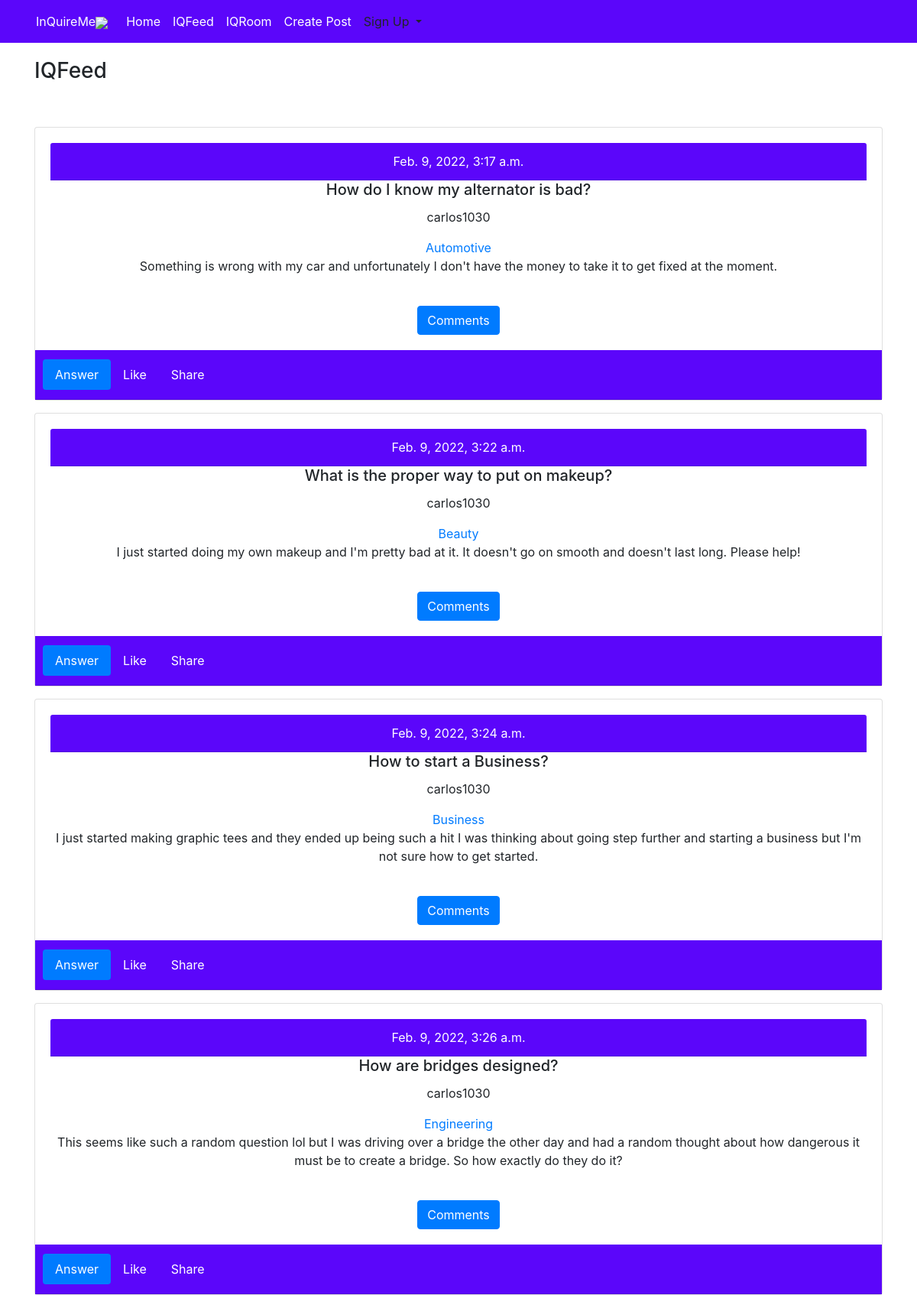
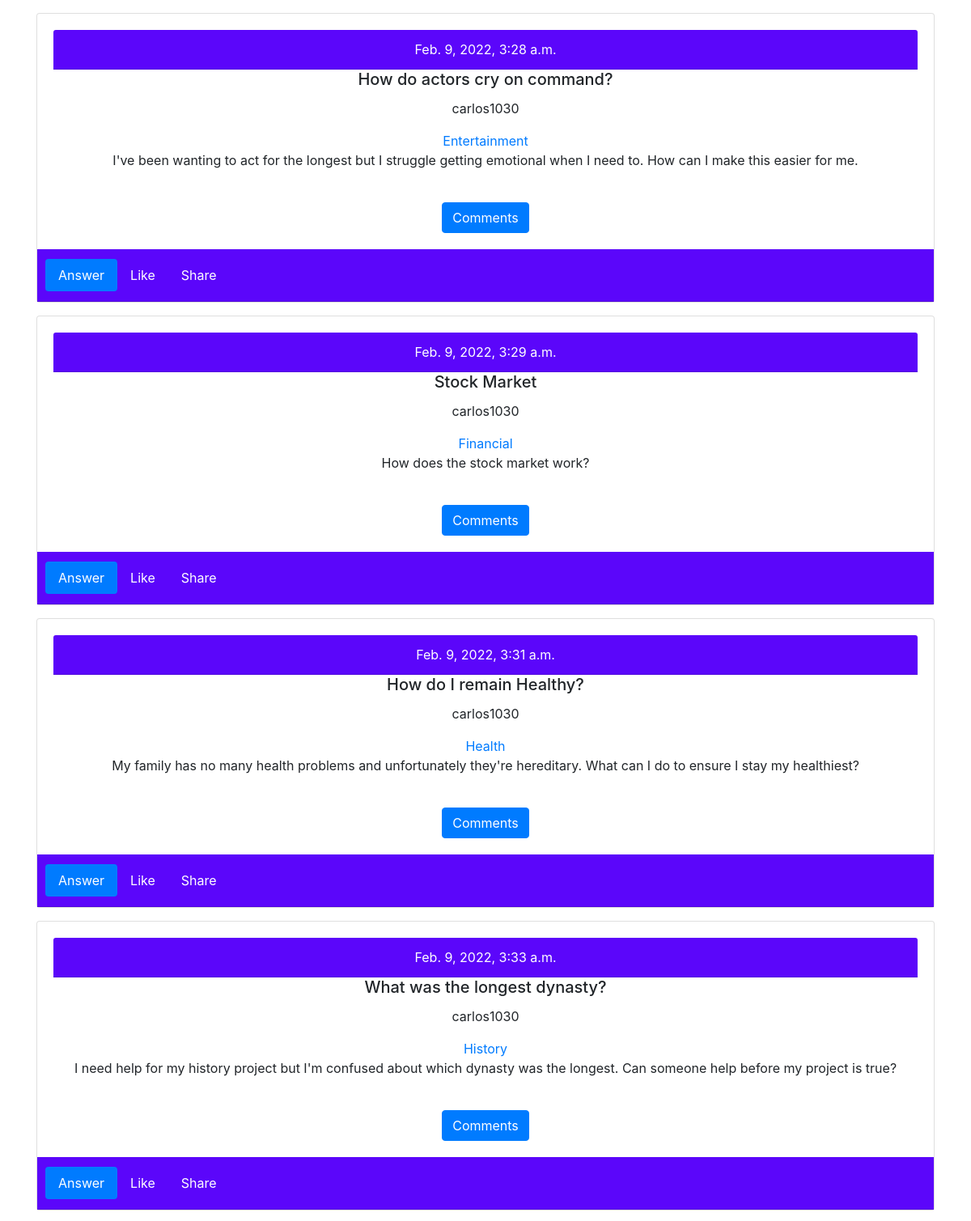
The page /iqfeed/ (upper part) on the database its author committed (2 pictures, top to bottom).
### inquire_me/models.py (models this page shows, shortened)
class Post(models.Model):
    title = models.CharField(max_length=200)
    body = models.TextField()
    created_at = models.DateTimeField(auto_now_add=True)
    username = models.ForeignKey(
        settings.AUTH_USER_MODEL, on_delete=models.CASCADE, default=1)
    categories = models.CharField(
        max_length=30, choices=CATEGORY_CHOICES, default='')
    likes = models.ManyToManyField(
        settings.AUTH_USER_MODEL, related_name='post_likes')

### accounts/models.py (models this page shows, shortened)
class User(AbstractUser):
    username = models.CharField(
        max_length=50, blank=True, null=True, unique=True)
    email = models.EmailField(verbose_name="email address", unique=True)
    birth_date = models.DateField(verbose_name="DOB", null=True, blank=True)
    categories_verified = models.CharField(
        max_length=30, choices=CATEGORY_CHOICES, default='')
    color_iqroom = models.CharField(
        max_length=6, choices=COLOR_CHOICES, default='green')
    is_active = models.BooleanField(default=True)
    flag = models.IntegerField(
        choices=((1, 'Standard Account'), (2, 'Pro Account')), default=1)
    USERNAME_FIELD = 'email'
    REQUIRED_FIELDS = ['username']
    objects = CustomUserManager()
    def __str__(self):
        return self.username

### accounts/views.py (the view)
# urls.py: path('iqfeed/', All_posts, name='feed'),
def All_posts(request):
    post_list = Post.objects.all()
    context = {
        'post_list': post_list,
    }
    return render(request, 'feed.html', context)

### templates/feed.html (shortened to what this page needs)
{% extends 'base.html' %}
{% block content %}
    <h3>IQFeed</h3>
    {% for post in post_list%}
    <div class="card text-center ">
        <div class="card-body">
          <p class="card-header">{{post.created_at}}</p>
          <h5 class="card-title">{{post.title}}</h5>
          <p>{{ post.username }}</p>
          <a href="{% url 'post_category' post.categories %}">{{ post.categories }}</a>
          <p class="card-text">{{post.body}}</p>
          <br>
          <a href="{% url 'detail' post.id %}" class="btn btn-primary">Comments</a>
        </div>
        <div class="card-header">
          <ul class="nav nav-pills card-header-pills">
            <li class="nav-item">
              <a class="nav-link active" href="{% url 'detail' post.id %}">Answer</a>
            </li>
            <li class="nav-item">
              <a class="nav-link" href="#">Like</a>
            </li>
            <li class="nav-item">
              <a class="nav-link ">Share</a>
            </li>
          </ul>
        </div>
      </div>
      {% endfor %}
{% endblock content %}

### templates/base.html (shortened to what this page needs)
{% load static %}
<!DOCTYPE html>
<html lang="en">
<head>
    <link href="https://cdn.jsdelivr.net/npm/bootstrap@5.1.3/dist/css/bootstrap.min.css"
    rel="stylesheet"
>
    <link rel="stylesheet" href="https://stackpath.bootstrapcdn.com/bootstrap/4.1.3/css/bootstrap.min.css"
>
    <link rel="stylesheet" href="{% static 'css/base.css' %}">
</head>
<body>
  <nav class="navbar navbar-expand-lg ">
    <div class="container-fluid">
        <a class="nav-link" aria-current="page" href="#">InQuireMe<img src="https://img.icons8.com/ios-filled/50/000000/ask-question.png"/></a>
        <div class="collapse navbar-collapse" id="navbarNavDropdown">
            <ul class="navbar-nav">
            <li class="nav-item">
                <a class="nav-link active" aria-current="page" href="{% url 'home' %}">Home</a>
            </li>
            <li class="nav-item">
                <a class="nav-link" href="{% url 'feed' %}">IQFeed</a>
            </li>
            <li class="nav-item">
                <a class="nav-link" href="{% url 'iqroom'%}">IQRoom</a>
              </li>
                <li class="nav-item">
                  <a class="nav-link" href="{% url 'new' %}">Create Post</a>
            </li>
              <li class="nav-item dropdown">
                  <a class="nav-link dropdown-toggle"  id="navbarDropdownMenuLink" role="button" data-bs-toggle="dropdown" aria-expanded="false">
                  Sign Up
                  </a>
              </li>
              </ul>
          </div>
      </div>
  </nav>
     <div class = "container">
    {% block content %}{% endblock content %}
</html>
</body>

### static/css/base.css (style rules this page uses)
h3 { padding-top: 20px; padding-bottom: 40px; }
.navbar { background-color: rgb(91, 6, 250); }
.nav-link { color: white; }
.card-header { color: white; background-color: rgb(91, 6, 250); }

### rows shown on the page
Post: created_at "Feb. 9, 2022, 3:17 a.m.", title "How do I know my alternator is bad?", username "carlos1030", categories "Automotive", body "Something is wrong with my car and unfortunately I don't have the money to take it to get fixed at the moment."
Post: created_at "Feb. 9, 2022, 3:22 a.m.", title "What is the proper way to put on makeup?", username "carlos1030", categories "Beauty", body "I just started doing my own makeup and I'm pretty bad at it. It doesn't go on smooth and doesn't last long. Please help!"
Post: created_at "Feb. 9, 2022, 3:24 a.m.", title "How to start a Business?", username "carlos1030", categories "Business", body "I just started making graphic tees and they ended up being such a hit I was thinking about going step further and starting a business but I'm not sure how to get started."
Post: created_at "Feb. 9, 2022, 3:26 a.m.", title "How are bridges designed?", username "carlos1030", categories "Engineering", body "This seems like such a random question lol but I was driving over a bridge the other day and had a random thought about how dangerous it must be to create a bridge. So how exactly do they do it?"
Post: created_at "Feb. 9, 2022, 3:28 a.m.", title "How do actors cry on command?", username "carlos1030", categories "Entertainment", body "I've been wanting to act for the longest but I struggle getting emotional when I need to. How can I make this easier for me."
Post: created_at "Feb. 9, 2022, 3:29 a.m.", title "Stock Market", username "carlos1030", categories "Financial", body "How does the stock market work?"
Post: created_at "Feb. 9, 2022, 3:31 a.m.", title "How do I remain Healthy?", username "carlos1030", categories "Health", body "My family has no many health problems and unfortunately they're hereditary. What can I do to ensure I stay my healthiest?"
Post: created_at "Feb. 9, 2022, 3:33 a.m.", title "What was the longest dynasty?", username "carlos1030", categories "History", body "I need help for my history project but I'm confused about which dynasty was the longest. Can someone help before my project is true?"
